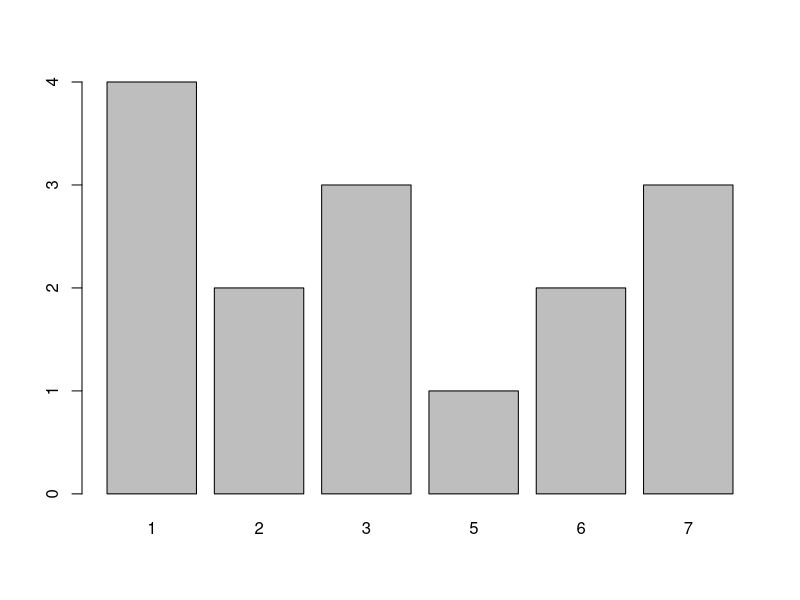
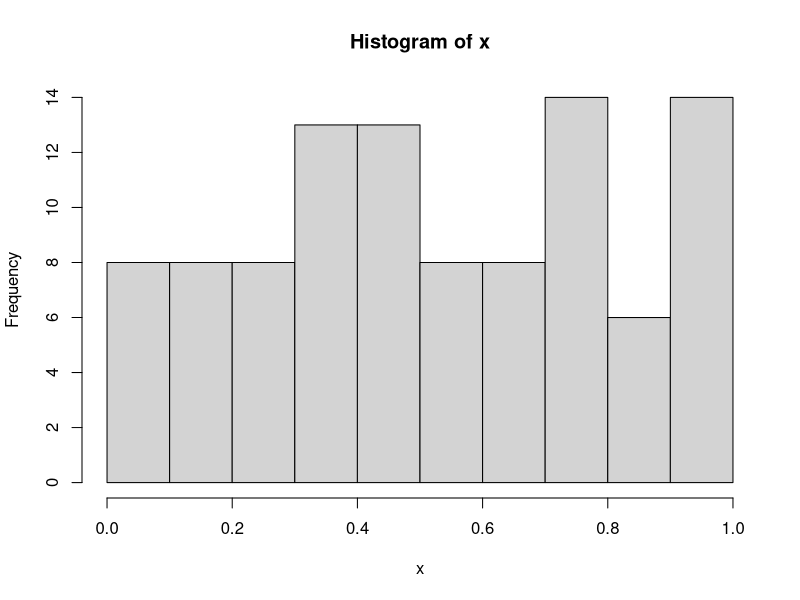
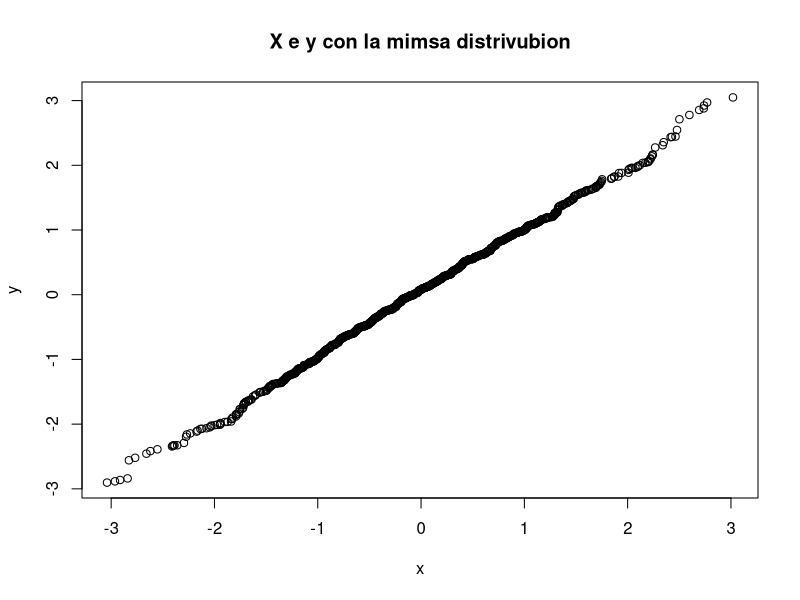
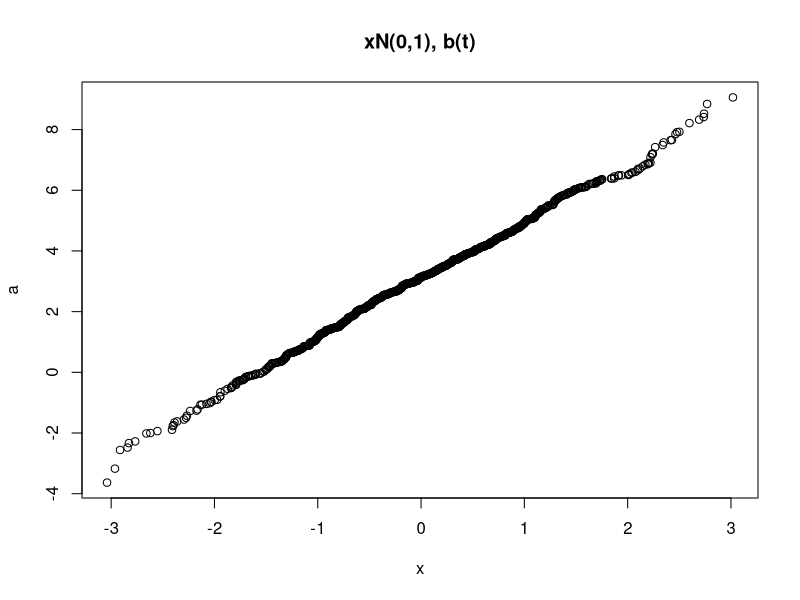

Reproduce these figures in R, in order. (Note: this script raises an error after producing the figures.)
x<-c(1,2,3,4,5)
min(x) #devuelve l valor menor del vector

mean(x)# devuelve la ?
median(x)# Devuelve la media
var(x)# devuelce la varianza
prod(x)# El producto de todas los valores del vector
cumprod(x)# devuelve un vectror que contiene la multiplicacion sicesiva de sus terminos
quantile(x)# Devuelve los cuartiles y sus valores
y<-c(5,6,7,8,9)
cov(x,y) # devulve la covarianza de dos vectores
cor(x,y) #Devuelve la correlacion entere los vectores ingresados

#operaciones condicionales de vectores
x<=c(15,20,14,7,8,2,15,2,15,15,2,16,28)

x=11:20
x
x==15
x<15
x>15
x<=15
x>=15
x!=15
sum(x==15)
sum(x==15)
sum(x>15)
sum (x!=15)
#Calcular la media de un vestor y el numero de valores que estan por debajo de la media y la mediana
x<-c(1,5,7,9,3,5,6,1,4,7,5,6,9,8,6,2,6,1,3)
mean(x)
median(x)
sum(x< mean(x))
sum(x<median(x))
length(x)
x==median(x)

z=1:5 
z[c(TRUE,FALSE,TRUE,FALSE,TRUE)]
z=.7
z[c(TRUE,FALSE,TRUE,FALSE,TRUE)]
x=runif(10)
x
x[x<0.2]
x[x<0.4]
#conta
x[(x<0.2)|(x>0.8)]# si se reperesenta en un grafico se onservara que ciumple las caracteristicas de una
#curva normar, el la auci'on se sta tomamando el valor de las dos colas
sum((x<0.2)|(x>0.8))
#sumar
sum(x[(x<0.2)|(x>0.8)])

#whitch ===> detectaun vlaor numerico
which((x>0.2)&(x<0.6))
#####Dugrama de barras###########
x=c(1,1,1,1,2,2,3,3,3,5,6,6,7,7,7)
#table+++. tabula los datos
table(x)
barplot(table(x))  
##histograma 
x=runif(100)
hist(x)
#escartterplots o diagramas de dispersion, requieres 2 variable con datos
#
##QQ-PLOT
#nuemro aleatorisa que riguen una distribuion normal
x=rnorm(1000)
y=rnorm(1000)
qqplot(x,y,main = "X e y con la mimsa distrivubion")
#distuc=buion uniforme
a = rnorm(1000, mean =3, sd=2)
qqplot(x,a,main="xN(0,1), b(t)")
##Generar un serie fibonaci en con un vector unicializado en 0
n<-1:12
x<-vector("numeric",n)
f1 <- 1
f2 <- 0
fn<- 0
for (i in n) {
  f1 <- f1 + f2
  f2 <- fn
  fn<- f1
  x[i]<- f1
}
print(x)
# congruelvial multiplicativo
#Xn= 171 X(n-1)(mod 30269)
#UN =Xn/30269
#Semilla = 27218
ramdom.namber<- vector("numeric",50)
for(j in 1:50){
  
}